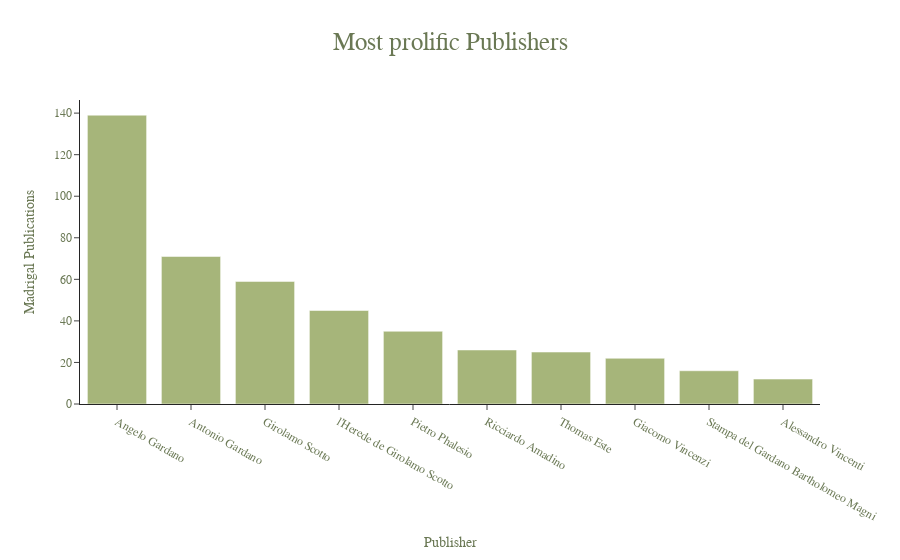

Here is the notebook cell this chart was saved with:
### Code cell
viz3 = px.bar(tpp, x="Publisher", y="Madrigal Publications", title="Most prolific Publishers",
              template='simple_white', hover_name="Publisher", hover_data={'Publisher':False}
             )
viz3.update_traces(marker_color= "#a6b57a")
viz3.layout.title.font = dict(
                        color='#6a7854', family='Trebuchet MS', size=25)
# align plot title
viz3.layout.title.x = 0.5
viz3.layout.title.xanchor = 'center'

viz3.layout.font = dict(
                    family='Trebuchet MS', color='#6a7854')

viz3.layout.hoverlabel.bgcolor = '#ffffff'
viz3.layout.hoverlabel.bordercolor = '#6a7854'
# viz1.layout.hoverlabel.
viz3.layout.hoverlabel.font = dict(
                                color='#6a7854', family='Trebuchet MS')
viz3

### Figure 1 — Plotly figure (JSON) as saved in the notebook; plotly's stock layout.template omitted (floating-point values rounded to 4 significant figures)
{"data": [{"alignmentgroup": "True", "hovertemplate": "<b>%{hovertext}</b><br><br>Madrigal Publications=%{y}<extra></extra>", "hovertext": ["Angelo Gardano", "Antonio Gardano", "Girolamo Scotto", "l'Herede de Girolamo Scotto", "Pietro Phalesio", "Ricciardo Amadino", "Thomas Este", "Giacomo Vincenzi", "Stampa del Gardano Bartholomeo Magni", "Alessandro Vincenti"], "legendgroup": "", "marker": {"color": "#a6b57a", "pattern": {"shape": ""}}, "name": "", "offsetgroup": "", "orientation": "v", "showlegend": false, "textposition": "auto", "type": "bar", "x": ["Angelo Gardano", "Antonio Gardano", "Girolamo Scotto", "l'Herede de Girolamo Scotto", "Pietro Phalesio", "Ricciardo Amadino", "Thomas Este", "Giacomo Vincenzi", "Stampa del Gardano Bartholomeo Magni", "Alessandro Vincenti"], "xaxis": "x", "y": [139, 71, 59, 45, 35, 26, 25, 22, 16, 12], "yaxis": "y"}], "layout": {"barmode": "relative", "font": {"color": "#6a7854", "family": "Trebuchet MS"}, "hoverlabel": {"bgcolor": "#ffffff", "bordercolor": "#6a7854", "font": {"color": "#6a7854", "family": "Trebuchet MS"}}, "legend": {"tracegroupgap": 0}, "title": {"font": {"color": "#6a7854", "family": "Trebuchet MS", "size": 25}, "text": "Most prolific Publishers", "x": 0.5, "xanchor": "center"}, "xaxis": {"anchor": "y", "domain": [0, 1], "title": {"text": "Publisher"}}, "yaxis": {"anchor": "x", "domain": [0, 1], "title": {"text": "Madrigal Publications"}}}}
